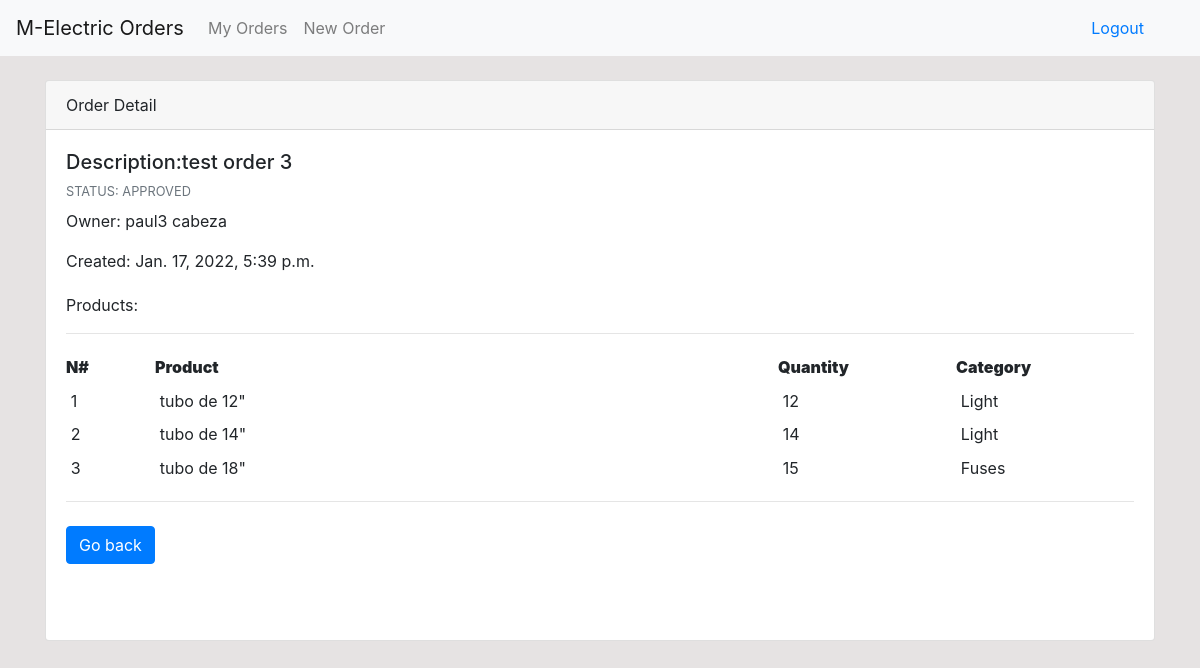
/order-detail/58 (signed in), run on the app's committed database.
### dashboard/models.py (models this page shows, shortened)
class Order(models.Model):
	description = models.CharField('Order Description', max_length=100)
	status = models.CharField('Status', max_length=50, choices=STATUS)
	po = models.ForeignKey(Po, blank=True, null=True, on_delete=models.CASCADE)
	user = models.ForeignKey(User, blank=True, null=True, on_delete=models.CASCADE)
	products = models.ManyToManyField(Product, blank=True, through='ThroughModel')
	created = models.DateTimeField(auto_now_add=True)
	approval_date = models.DateTimeField('Approval Date', blank=True, null=True)

class ThroughModel(models.Model):
	product = models.ForeignKey(Product, on_delete=models.CASCADE)
	order = models.ForeignKey(Order, on_delete=models.CASCADE)
	quantity = models.PositiveIntegerField(null=True, default=0)

class Product(models.Model):
	product_name = models.CharField('Product Name', max_length=100)
	category = models.ForeignKey(Category, blank=True, null=True, on_delete=models.CASCADE)
	def __str__(self):
		return self.product_name

class Category(models.Model):
	category_name = models.CharField('Category', max_length=50)
	def __str__(self):
		return self.category_name

### dashboard/views.py (the view)
# urls.py: path('order-detail/<int:id>', views.order_detail, name='order-detail'),
@login_required
def order_detail(request, id):
    order = Order.objects.get(pk=id)
    products = ThroughModel.objects.filter(order=order.id)
    context = {
        'order': order,
        'products': products,
    }
    return render(request, "dashboard/order_detail.html", context)

### templates/dashboard/order_detail.html (shortened to what this page needs)
{% extends 'partials/base.html' %}
{% load crispy_forms_tags %}
{% block content %}
<div class="container">
    <div class="row mt-4">
        <div class="col">
            <div class="card">
                <div class="card-header">
                    Order Detail
                </div>
                <div class="card-body">
                    <section class="mb-5">
                        <div class="row">
                            <div class="col-md-12">
                                <h5>Description:{{order.description}}</h5>
                                <p class="mb-2 text-muted text-uppercase small">Status: {{order.status}}</p>
                                <p><span class="mr-1">Owner: {{order.user.first_name}} {{order.user.last_name}} </span></p>
                                <p><span class="mr-1">Created: {{order.created}} </span></p>
                                <p class="pt-1">Products:</p>
                                <hr>
                                    <div class="table-responsive">
                                        <table class="table table-sm table-borderless mb-0">
                                            <tbody>
                                                <tr>
                                                    <th class="pl-0 col-1" scope="row"><strong>N#</strong></th>
                                                    <th class="pl-0 col-7" scope="row"><strong>Product</strong></th>
                                                    <th class="pl-0 col-2" scope="row"><strong>Quantity</strong></th>
                                                    <th class="pl-0 col-2" scope="row"><strong>Category</strong></th>
                                                </tr>
                                                {% for product in products %}
                                                <tr>
                                                    <td>{{forloop.counter}}</td>
                                                    <td>{{ product.product }}</td>
                                                    <td>{{ product.quantity }}</td>
                                                    <td>{{ product.product.category }}</td>
                                                </tr>
                                                {% endfor %}
                                            </tbody>
                                        </table>
                                    </div>
                                    <hr>
                                    {% if user.is_authenticated and user.is_staff %}
                                    <a href="{% url 'all-orders' %}" type="button" class="btn btn-primary btn-md mr-1 mb-2">Go back</a>
                                    {% else %}
                                    <a href="{% url 'index' %}" type="button" class="btn btn-primary btn-md mr-1 mb-2">Go back</a>
                                    {% endif %}
                                    </div>
                                </div>
                            </section>
                        </div>
                    </div>
                </div>
            </div>
        </div>
        {% endblock %}

### static/style.css (style rules this page uses)
body { background: rgb(230, 227, 227); }

### data on the page
Order: description "test order 3", status "APPROVED", user.first_name "paul3", user.last_name "cabeza", created "Jan. 17, 2022, 5:39 p.m."
ThroughModel: product "tubo de 12\"", quantity "12", product.category "Light"
ThroughModel: product "tubo de 14\"", quantity "14", product.category "Light"
ThroughModel: product "tubo de 18\"", quantity "15", product.category "Fuses"
